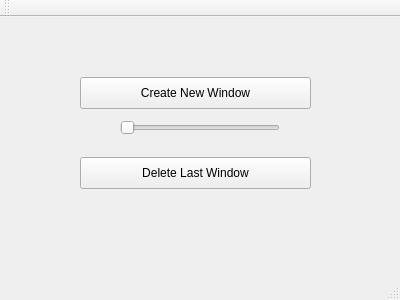
<?xml version="1.0" encoding="UTF-8"?>
<ui version="4.0">
 <class>MainWindow</class>
 <widget class="QMainWindow" name="MainWindow">
  <property name="geometry">
   <rect>
    <x>0</x>
    <y>0</y>
    <width>400</width>
    <height>300</height>
   </rect>
  </property>
  <property name="windowTitle">
   <string>MainWindow</string>
  </property>
  <widget class="QWidget" name="centralWidget">
   <widget class="QPushButton" name="CreateButton">
    <property name="geometry">
     <rect>
      <x>80</x>
      <y>60</y>
      <width>231</width>
      <height>32</height>
     </rect>
    </property>
    <property name="text">
     <string>Create New Window</string>
    </property>
   </widget>
   <widget class="QPushButton" name="DeleteButton">
    <property name="geometry">
     <rect>
      <x>80</x>
      <y>140</y>
      <width>231</width>
      <height>32</height>
     </rect>
    </property>
    <property name="text">
     <string>Delete Last Window</string>
    </property>
   </widget>
   <widget class="QSlider" name="horizontalSlider">
    <property name="geometry">
     <rect>
      <x>120</x>
      <y>100</y>
      <width>160</width>
      <height>22</height>
     </rect>
    </property>
    <property name="minimumSize">
     <size>
      <width>160</width>
      <height>22</height>
     </size>
    </property>
    <property name="maximum">
     <number>100</number>
    </property>
    <property name="orientation">
     <enum>Qt::Horizontal</enum>
    </property>
   </widget>
  </widget>
  <widget class="QMenuBar" name="menuBar">
   <property name="geometry">
    <rect>
     <x>0</x>
     <y>0</y>
     <width>400</width>
     <height>22</height>
    </rect>
   </property>
  </widget>
  <widget class="QToolBar" name="mainToolBar">
   <attribute name="toolBarArea">
    <enum>TopToolBarArea</enum>
   </attribute>
   <attribute name="toolBarBreak">
    <bool>false</bool>
   </attribute>
  </widget>
  <widget class="QStatusBar" name="statusBar"/>
 </widget>
 <layoutdefault spacing="6" margin="11"/>
 <resources/>
 <connections>
  <connection>
   <sender>DeleteButton</sender>
   <signal>clicked()</signal>
   <receiver>DeleteButton</receiver>
   <slot>click()</slot>
   <hints>
    <hint type="sourcelabel">
     <x>241</x>
     <y>187</y>
    </hint>
    <hint type="destinationlabel">
     <x>241</x>
     <y>187</y>
    </hint>
   </hints>
  </connection>
 </connections>
</ui>
